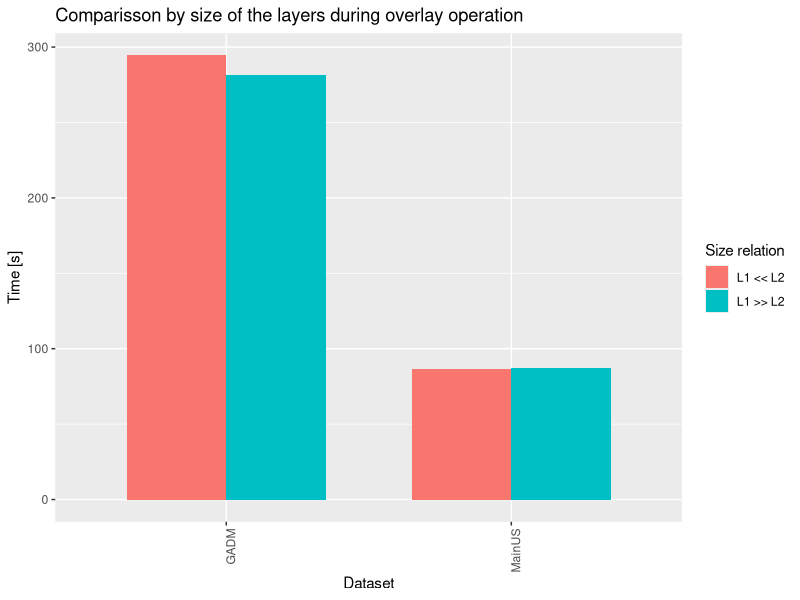
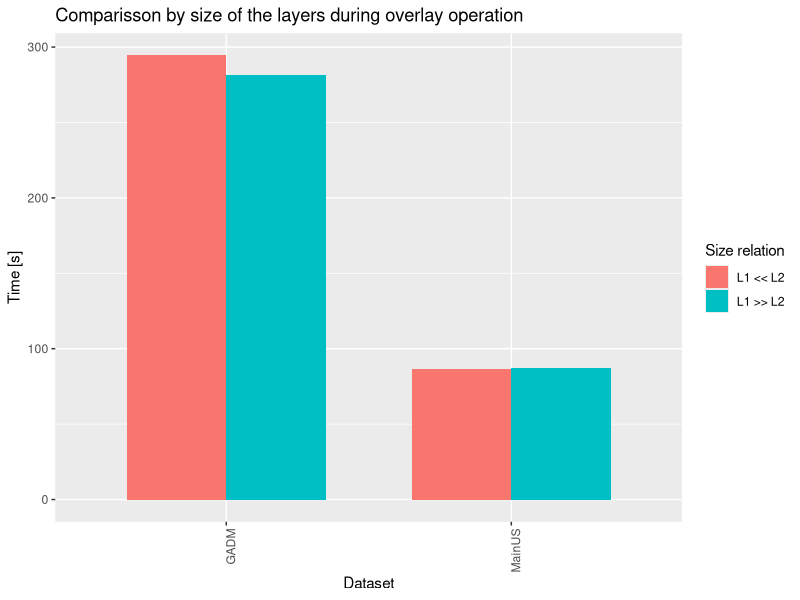

These figures' R source, in order:
library(tidyverse)
setwd("~/RIDIR/Data/compare/")

gadm   = read_tsv("../GADM_compare/GADM_compare.tsv") %>%
  add_column(dataset = "GADM")
mainus = read_tsv("../MainUS_compare/MainUS_compare.tsv") %>%
  add_column(dataset = "MainUS")

data = bind_rows(gadm, mainus)

p = ggplot(data, aes(x = dataset, y = time, fill = l1l2)) + 
  geom_col(width = 0.7, position="dodge") + 
  theme(axis.text.x = element_text(angle = 90, hjust = 1)) +
  labs(x="Dataset", y="Time [s]",
       title=paste0("Comparisson by size of the layers during overlay operation")) + 
  guides(fill=guide_legend(title="Size relation"))
plot(p)

W = as.numeric(Sys.getenv("R_WIDTH"))
H = as.numeric(Sys.getenv("R_HEIGHT"))
ggsave(paste0("compare.pdf"), width = W, height = H)

#i = 1
#ws = c(4.0, 5.0, 6.0, 7.0, 8.0)
#hs = c(2.5, 3.0, 3.5, 4.0, 4.5)
#while(i <= length(ws)) {
#  ggsave(paste0("compare", i, ".pdf"), width = ws[i], height = hs[i])
#  i = i + 1
#}
